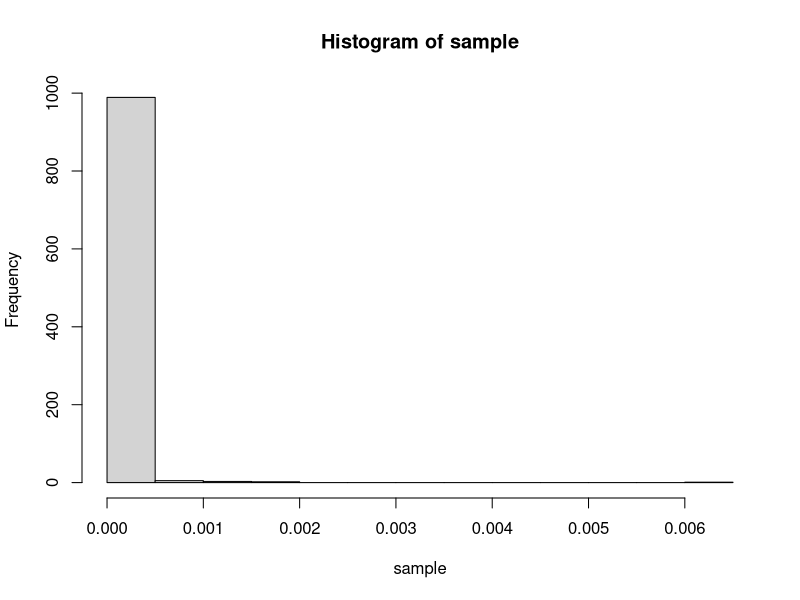
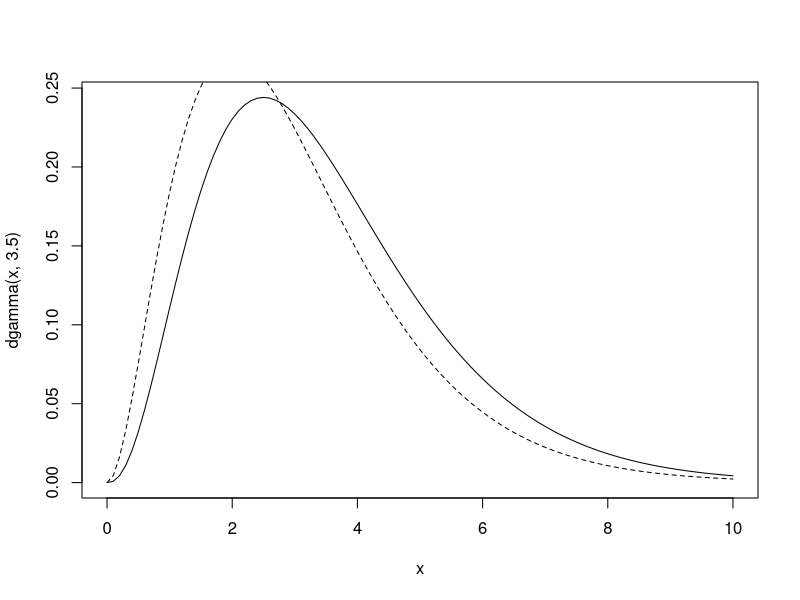
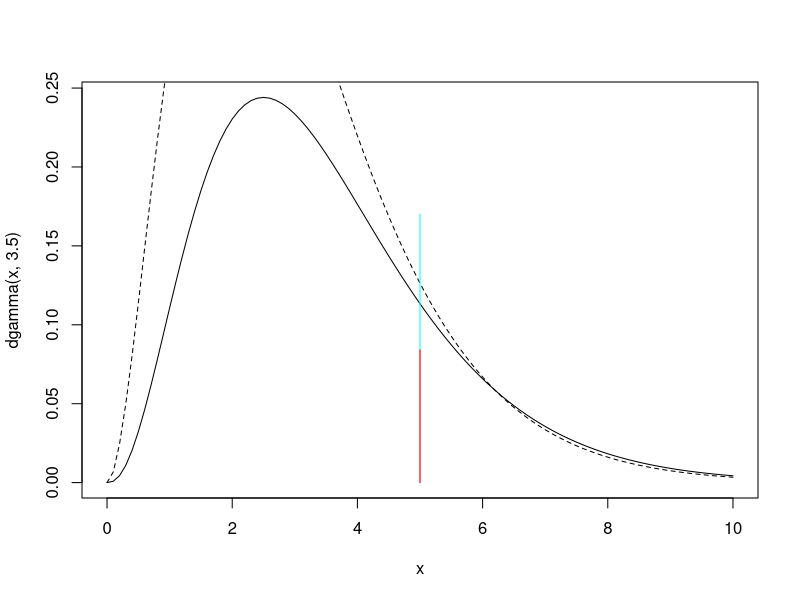
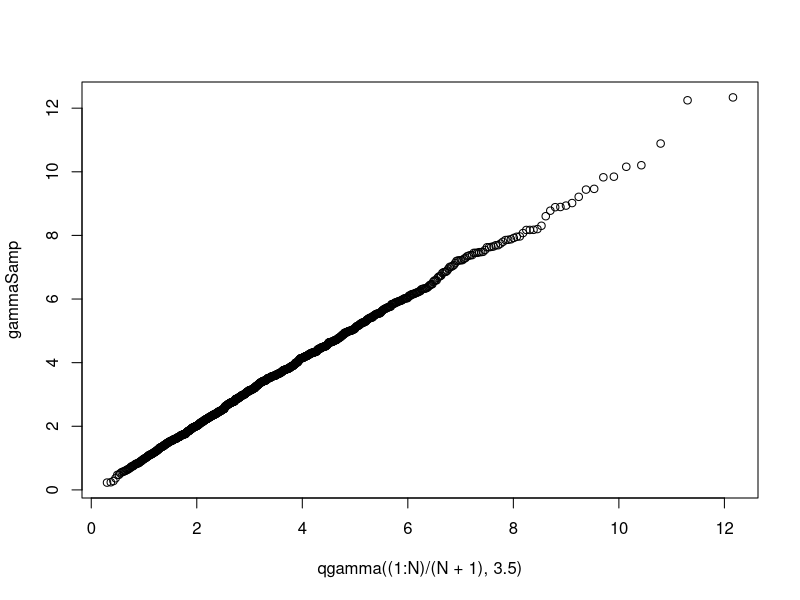

The R source for these figures, in order:
## ---- chunk 1
lambda.mu <- log (.0001)
lambda.sigma <- (log(.001)-log(.0001))/2
cat("lambda ~ Lognormal(",round(lambda.mu,3),
    ",", round(lambda.sigma,3),")")
## ---- chunk 2
phi.mu <- 0
phi.sigma <- log(2)/2
cat("phi ~ Lognormal(",round(phi.mu,3),
    ",", round(phi.sigma,3),")")
## ---- chunk 3
R <- 1000
h <- function (lam) {
  1-(1-lam[1]*lam[3])*(1-lam[2]*lam[4])
}
randPumps <- function(lam.mu, lam.sig, phi.mu, phi.sig, npumps) {
  lambda <- rlnorm(1,lam.mu,lam.sig)
  phi <- rlnorm(npumps,phi.mu,phi.sig)
  lambda*phi
}
sample <- sapply(1:R, function (r) 
  h(randPumps(log(.001),lambda.sigma,
              phi.mu,phi.sigma,4)))
hist(sample)
round(mean(sample),9)
round(median(sample),9)
h(rep(.0001,4))
## ---- chunk 4
curve(dgamma(x,3.5),xlim=c(0,10))
curve(dgamma(x,3),add=TRUE,lty=2)
## ---- chunk 5
M <- 1.5
curve(dgamma(x,3.5),xlim=c(0,10))
curve(M*dgamma(x,3),add=TRUE,lty=2)
xx <- 5
segments(c(xx,xx),c(0,dgamma(xx,3)),
         c(xx,xx),c(dgamma(xx,3),M*dgamma(xx,3.5)),
         lwd=c(1.2,1.0),col=c("red","cyan"))
## ---- chunk 6
sampleGamma <- function (shape=3.5,
                         k = floor(shape),
                         M=1.5) {
  Y <- sum(rexp(k))
  u <- runif(1)
  if (M*u < dgamma(Y,shape)/dgamma(Y,k)) 
    return (Y)
  else 
    sampleGamma(shape,k,M)
}
N <- 1000
gammaSamp <- sapply(1:N,function(r) sampleGamma())
mean(gammaSamp)
sd(gammaSamp)
qqplot(qgamma((1:N)/(N+1),3.5),gammaSamp)
